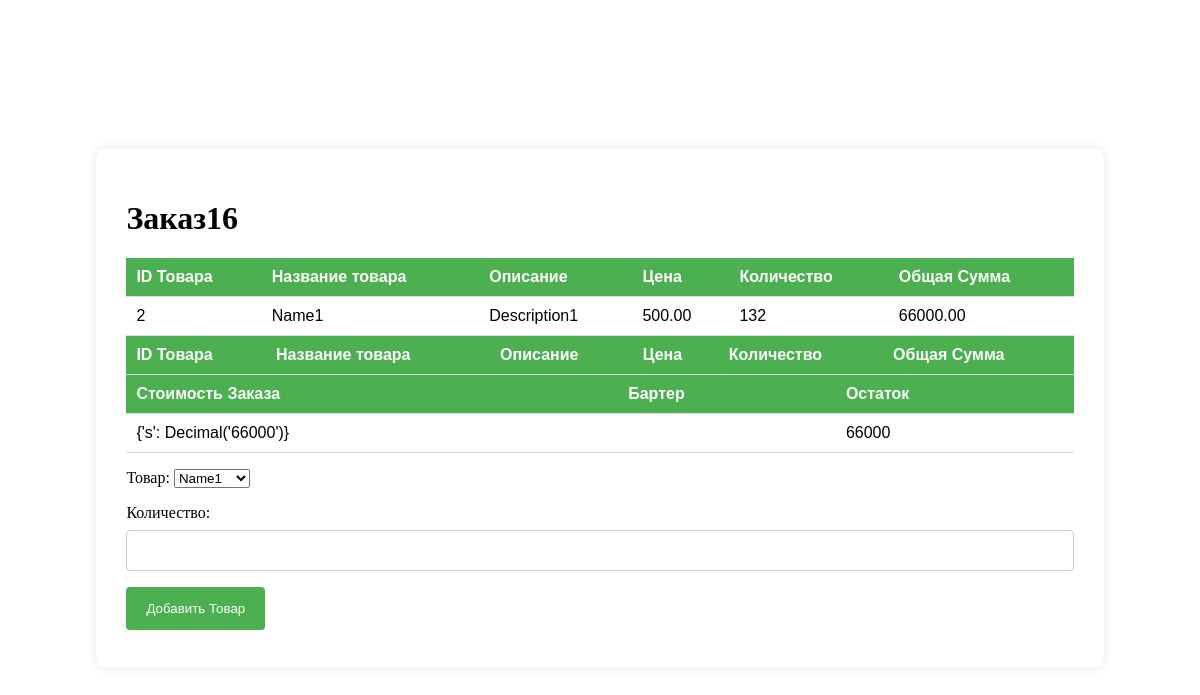
The app's page /barter/16 with its own data.
### main/models.py (models this page shows, shortened)
class OrderDetail(models.Model):
    order = models.ForeignKey(to=Order, on_delete=models.CASCADE)
    product = models.ForeignKey(to=Products, on_delete=models.CASCADE)
    quantity = models.PositiveSmallIntegerField(default=0)
    total_amount = models.DecimalField(default=0, max_digits=12, decimal_places=2)

class Products(models.Model):
    name = models.CharField(max_length=128)
    description = models.TextField(null=True, blank=True)
    price = models.DecimalField(max_digits=10, decimal_places=2)
    quantity = models.PositiveIntegerField(default=0)

### main/views.py (the view, shortened to what this page needs)
# urls.py: path('barter/<int:order_id>', barter, name='barter'),
def barter(request, order_id):
    order = get_object_or_404(Order, pk=order_id)
    total_amount_order = OrderDetail.objects.filter(order=order).aggregate(s=Sum("total_amount"))
    if BarterOrder.objects.filter(order=order).exists():
        total_amount_baters = BarterOrder.objects.filter(order=order).aggregate(s=Sum("total_amount"))
        total_amount = total_amount_order['s'] - total_amount_baters['s']
    else:
        total_amount_baters = 0
        total_amount = total_amount_order['s'] - total_amount_baters
    context = {'title': 'Заказ'+str(order_id),
               'products': Products.objects.all(),
               'total_amount_order': total_amount_order,
               'total_amount_barters': total_amount_baters,
               'order_id': order_id,
               'total_amount': total_amount,
               'order_detail': OrderDetail.objects.filter(order=order),
               'products_barter': BarterOrder.objects.filter(order=order)}
    return render(request, 'main/barter.html', context)

### main/templates/main/barter.html (shortened to what this page needs)
{% extends 'main/base.html'%}
{% block content %}
            <h1>{{ title }}</h1>
                <table id="productTable">
                    <thead>
                        <tr>
                            <th>ID Товара</th>
                            <th>Название товара</th>
                            <th>Описание</th>
                            <th>Цена</th>
                            <th>Количество</th>
                            <th>Общая Сумма</th>
                        </tr>
                    </thead>
                    <tbody>
                        {% for detail in order_detail %}
                        <tr>
                            <td>{{ detail.product.id }}</td>
                            <td>{{ detail.product.name }}</td>
                            <td>{{ detail.product.description }}</td>
                            <td>{{ detail.product.price }}</td>
                            <td>{{ detail.quantity }}</td>
                            <td>{{ detail.total_amount }}</td>
                        </tr>
                        {% endfor %}
                    </tbody>
                </table>
                <table id="barterTable">
                    <thead>
                        <tr>
                            <th>ID Товара</th>
                            <th>Название товара</th>
                            <th>Описание</th>
                            <th>Цена</th>
                            <th>Количество</th>
                            <th>Общая Сумма</th>
                        </tr>
                    </thead>
                </table>
                <table id="sumTable">
                    <thead>
                        <tr>
                            <th>Стоимость Заказа</th>
                            <th>Бартер</th>
                            <th>Остаток</th>
                        </tr>
                    </thead>
                    <tbody>
                        <tr>
                            <td>{{ total_amount_order }}</td>
                            <td>{{ total_amount_barter }}</td>
                            <td>{{ total_amount }}</td>
                        </tr>
                    </tbody>
                </table>
            <form action="{% url 'main:order_detail' order_id %}" method="post">
                <p>
                <label for="product">Товар:</label>
                <select id="product" name="product">
                    {% for product in products %}
                    <option value="{{ product.id }}">{{ product.name }}</option>
                    {% endfor %}
                </select>
                </p>
                <label for="quantity">Количество:</label>
                <input type="text" id="quantity" name="quantity" required>
                <button type="submit">Добавить Товар</button>
            </form>
{% endblock %}

### records on screen
OrderDetail: product.id "2", product.name "Name1", product.description "Description1", product.price "500.00", quantity "132", total_amount "66000.00"

### other values on screen
{{ title }} "Заказ16"
{{ total_amount_order }} "{'s': Decimal('66000')}"
{{ total_amount }} "66000"
form field product "Name1"
